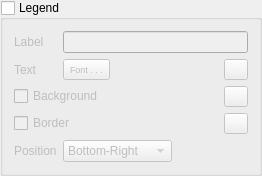
            <widget class="QgsCollapsibleGroupBox" name="groupLegend">
             <property name="title">
              <string>Legend</string>
             </property>
             <property name="checkable">
              <bool>true</bool>
             </property>
             <property name="checked">
              <bool>false</bool>
             </property>
             <layout class="QVBoxLayout" name="verticalLayout_3">
              <item>
               <layout class="QGridLayout" name="gridLayout_7">
                <item row="4" column="0">
                 <widget class="QLabel" name="label_22">
                  <property name="text">
                   <string>Position</string>
                  </property>
                 </widget>
                </item>
                <item row="1" column="3">
                 <widget class="QgsColorButton" name="colorLegendText">
                  <property name="minimumSize">
                   <size>
                    <width>24</width>
                    <height>21</height>
                   </size>
                  </property>
                  <property name="color">
                   <color>
                    <red>0</red>
                    <green>0</green>
                    <blue>0</blue>
                   </color>
                  </property>
                 </widget>
                </item>
                <item row="4" column="1">
                 <widget class="QComboBox" name="cboPosLegend">
                  <property name="currentIndex">
                   <number>3</number>
                  </property>
                  <item>
                   <property name="text">
                    <string>Top-Left</string>
                   </property>
                  </item>
                  <item>
                   <property name="text">
                    <string>Top-Right</string>
                   </property>
                  </item>
                  <item>
                   <property name="text">
                    <string>Bottom-Left</string>
                   </property>
                  </item>
                  <item>
                   <property name="text">
                    <string>Bottom-Right</string>
                   </property>
                  </item>
                  <item>
                   <property name="text">
                    <string>Top-Center</string>
                   </property>
                  </item>
                  <item>
                   <property name="text">
                    <string>Bottom-Center</string>
                   </property>
                  </item>
                 </widget>
                </item>
                <item row="0" column="0">
                 <widget class="QLabel" name="label_20">
                  <property name="text">
                   <string>Label</string>
                  </property>
                 </widget>
                </item>
                <item row="2" column="3">
                 <widget class="QgsColorButton" name="colorLegendBackground">
                  <property name="minimumSize">
                   <size>
                    <width>24</width>
                    <height>21</height>
                   </size>
                  </property>
                  <property name="color">
                   <color>
                    <red>255</red>
                    <green>255</green>
                    <blue>255</blue>
                   </color>
                  </property>
                  <property name="defaultColor">
                   <color>
                    <red>255</red>
                    <green>255</green>
                    <blue>255</blue>
                   </color>
                  </property>
                 </widget>
                </item>
                <item row="1" column="0">
                 <widget class="QLabel" name="label_21">
                  <property name="text">
                   <string>Text</string>
                  </property>
                 </widget>
                </item>
                <item row="2" column="0" colspan="3">
                 <widget class="QCheckBox" name="cbLegendBackground">
                  <property name="text">
                   <string>Background</string>
                  </property>
                 </widget>
                </item>
                <item row="0" column="1" colspan="3">
                 <widget class="QLineEdit" name="labelLegend"/>
                </item>
                <item row="1" column="1">
                 <widget class="QgsFontButton" name="fbtnLegend">
                  <property name="minimumSize">
                   <size>
                    <width>0</width>
                    <height>21</height>
                   </size>
                  </property>
                  <property name="font">
                   <font>
                    <pointsize>7</pointsize>
                   </font>
                  </property>
                  <property name="text">
                   <string>Font . . .</string>
                  </property>
                  <property name="mode">
                   <enum>QgsFontButton::ModeQFont</enum>
                  </property>
                 </widget>
                </item>
                <item row="1" column="2">
                 <spacer name="horizontalSpacer_7">
                  <property name="orientation">
                   <enum>Qt::Horizontal</enum>
                  </property>
                  <property name="sizeHint" stdset="0">
                   <size>
                    <width>40</width>
                    <height>20</height>
                   </size>
                  </property>
                 </spacer>
                </item>
                <item row="3" column="0" colspan="3">
                 <widget class="QCheckBox" name="cbLegendFrame">
                  <property name="text">
                   <string>Border</string>
                  </property>
                 </widget>
                </item>
                <item row="3" column="3">
                 <widget class="QgsColorButton" name="colorLegendFrame">
                  <property name="minimumSize">
                   <size>
                    <width>24</width>
                    <height>21</height>
                   </size>
                  </property>
                  <property name="color">
                   <color>
                    <red>0</red>
                    <green>0</green>
                    <blue>0</blue>
                   </color>
                  </property>
                  <property name="defaultColor">
                   <color>
                    <red>0</red>
                    <green>0</green>
                    <blue>0</blue>
                   </color>
                  </property>
                 </widget>
                </item>
               </layout>
              </item>
             </layout>
            </widget>
